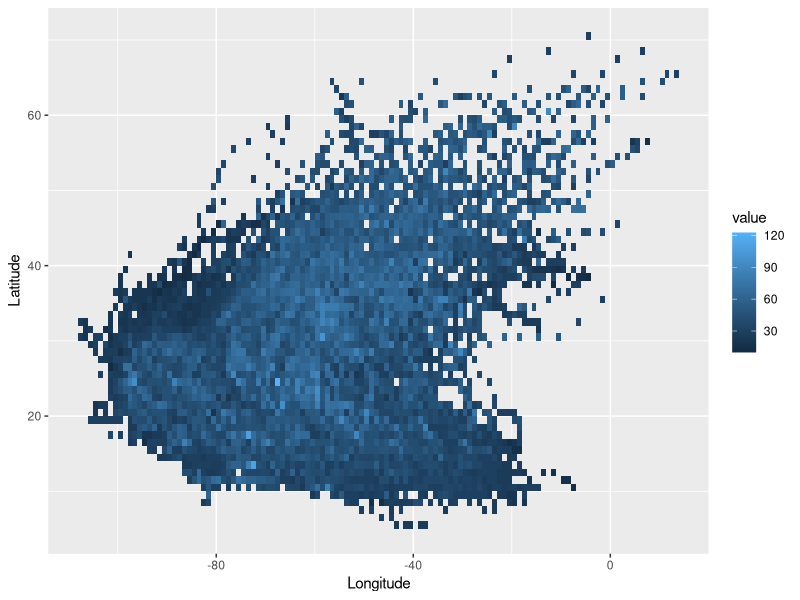
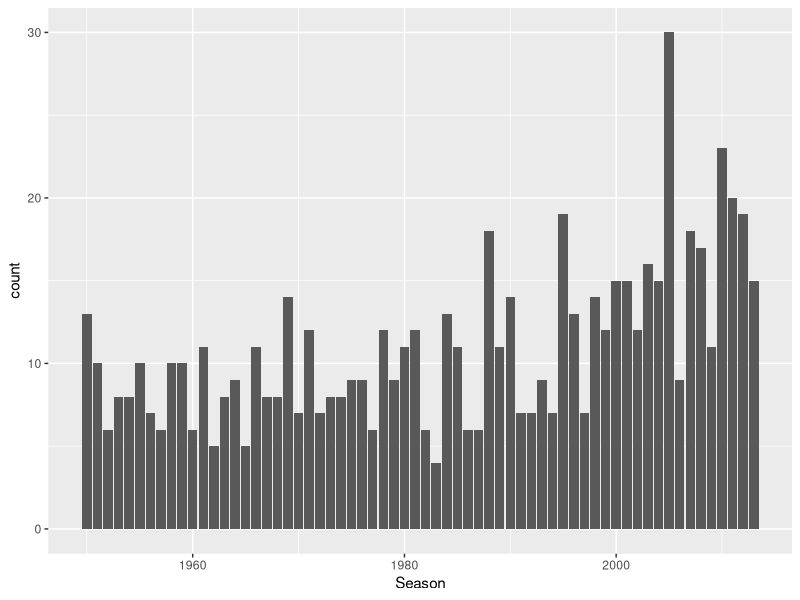
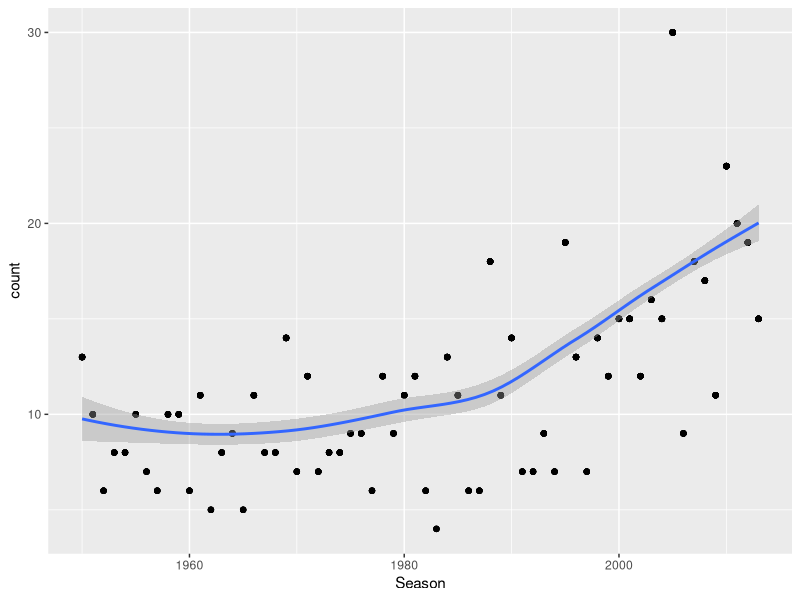
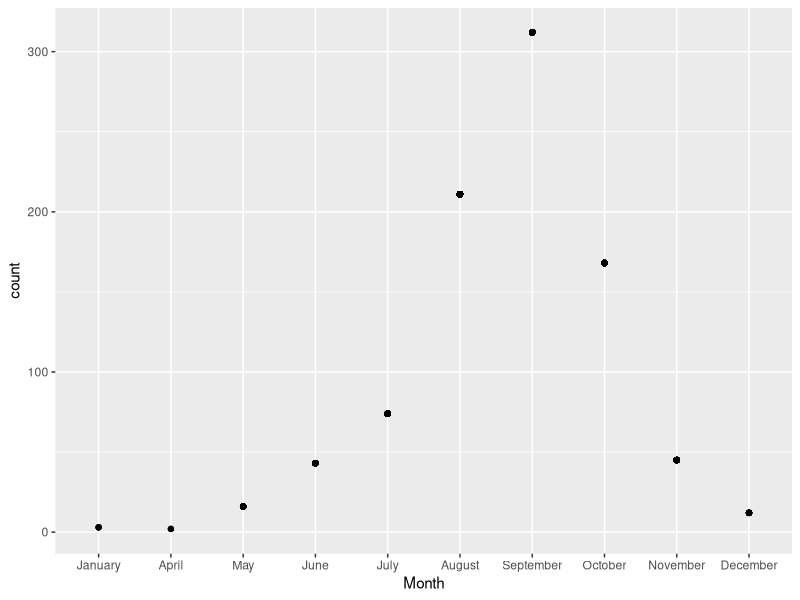

These figures' R source, in order:
## ---- chunk 1
knitr::opts_chunk$set(echo = TRUE)
## ---- chunk 2
library(ggplot2)
dt= read.csv("./hurrican703.csv")
ggplot(data=dt, aes(x = Longitude, y = Latitude)) + 
  stat_summary_2d(data = dt, aes(x = Longitude, y = Latitude, z = dt$Wind.kt), fun = median, binwidth = c(1, 1), show.legend = TRUE)
library(data.table)
dt <- as.data.table(dt)
summary(dt)
## ---- chunk 3
library(tidyverse)
dt_long <- dt %>%
  dplyr::group_by(ID) %>% 
  mutate(Lat_change = Latitude - lag(Latitude),
         Long_change = Longitude - lag(Longitude),
         Wind_change = Wind.kt - lag(Wind.kt))
## ---- chunk 4
# Season and count
storms_season_name = distinct(group_by(select(dt_long, Season, ID), Season))
ggplot(data = storms_season_name) + 
  geom_bar(aes(x = Season))

storms_season_name %>% 
  dplyr::group_by(Season) %>% 
  mutate(count = n()) %>% 
  ggplot(aes(x = Season, y = count)) +
  geom_point() +
  geom_smooth(method = "loess")

# Month and count
month = c("January", "April", "May", "June", "July", "August", "September", "October", "November", "December")

storms_month_name = distinct(group_by(select(dt_long, Month, ID), Month))

storms_month_name %>% 
  dplyr::group_by(Month) %>% 
  mutate(count = n(),
         Month =  factor(Month, levels = month)) %>% 
  arrange(Month) %>% 
  ggplot(aes(x = Month, y = count)) +
  geom_point() +
  geom_smooth()
